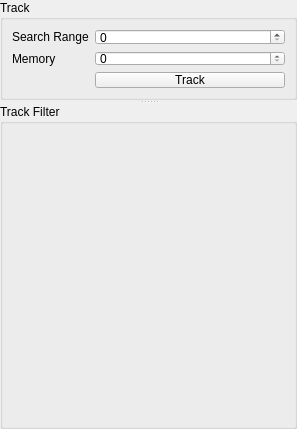
<?xml version="1.0" encoding="UTF-8"?>
<ui version="4.0">
 <class>TrackingWidget</class>
 <widget class="QWidget" name="TrackingWidget">
  <property name="geometry">
   <rect>
    <x>0</x>
    <y>0</y>
    <width>297</width>
    <height>429</height>
   </rect>
  </property>
  <property name="windowTitle">
   <string>Widget</string>
  </property>
  <layout class="QVBoxLayout" name="verticalLayout_2">
   <property name="leftMargin">
    <number>0</number>
   </property>
   <property name="topMargin">
    <number>0</number>
   </property>
   <property name="rightMargin">
    <number>0</number>
   </property>
   <property name="bottomMargin">
    <number>0</number>
   </property>
   <item>
    <widget class="QSplitter" name="splitter">
     <property name="orientation">
      <enum>Qt::Vertical</enum>
     </property>
     <widget class="QGroupBox" name="grTrack">
      <property name="minimumSize">
       <size>
        <width>0</width>
        <height>100</height>
       </size>
      </property>
      <property name="maximumSize">
       <size>
        <width>16777215</width>
        <height>100</height>
       </size>
      </property>
      <property name="title">
       <string>Track</string>
      </property>
      <layout class="QVBoxLayout" name="verticalLayout_3">
       <item>
        <layout class="QFormLayout" name="formLayout">
         <item row="0" column="0">
          <widget class="QLabel" name="searchRangeLabel">
           <property name="text">
            <string>Search Range</string>
           </property>
          </widget>
         </item>
         <item row="0" column="1">
          <widget class="QSpinBox" name="sbSearchRange"/>
         </item>
         <item row="1" column="0">
          <widget class="QLabel" name="memoryLabel">
           <property name="text">
            <string>Memory</string>
           </property>
          </widget>
         </item>
         <item row="1" column="1">
          <widget class="QSpinBox" name="sbMemory"/>
         </item>
         <item row="2" column="1">
          <widget class="QPushButton" name="btnTrack">
           <property name="text">
            <string>Track</string>
           </property>
          </widget>
         </item>
        </layout>
       </item>
      </layout>
     </widget>
     <widget class="QGroupBox" name="grFilter">
      <property name="sizePolicy">
       <sizepolicy hsizetype="Expanding" vsizetype="Preferred">
        <horstretch>0</horstretch>
        <verstretch>0</verstretch>
       </sizepolicy>
      </property>
      <property name="title">
       <string>Track Filter</string>
      </property>
      <layout class="QVBoxLayout" name="verticalLayout">
       <item>
        <widget class="QWidget" name="filterView" native="true">
         <property name="sizePolicy">
          <sizepolicy hsizetype="Expanding" vsizetype="Preferred">
           <horstretch>0</horstretch>
           <verstretch>0</verstretch>
          </sizepolicy>
         </property>
         <property name="maximumSize">
          <size>
           <width>16777215</width>
           <height>16777215</height>
          </size>
         </property>
        </widget>
       </item>
      </layout>
     </widget>
    </widget>
   </item>
  </layout>
 </widget>
 <resources/>
 <connections/>
</ui>
